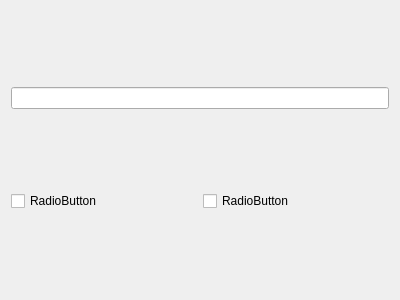
<?xml version="1.0" encoding="UTF-8"?>
<ui version="4.0">
 <class>Form</class>
 <widget class="QWidget" name="Form">
  <property name="geometry">
   <rect>
    <x>0</x>
    <y>0</y>
    <width>400</width>
    <height>300</height>
   </rect>
  </property>
  <property name="windowTitle">
   <string>Form</string>
  </property>
  <layout class="QVBoxLayout" name="verticalLayout">
   <item>
    <widget class="QLineEdit" name="t1"/>
   </item>
   <item>
    <layout class="QHBoxLayout" name="horizontalLayout">
     <item>
      <widget class="QCheckBox" name="cb1">
       <property name="text">
        <string>RadioButton</string>
       </property>
      </widget>
     </item>
     <item>
      <widget class="QCheckBox" name="cb2">
       <property name="text">
        <string>RadioButton</string>
       </property>
      </widget>
     </item>
    </layout>
   </item>
  </layout>
 </widget>
 <resources/>
 <connections/>
</ui>
